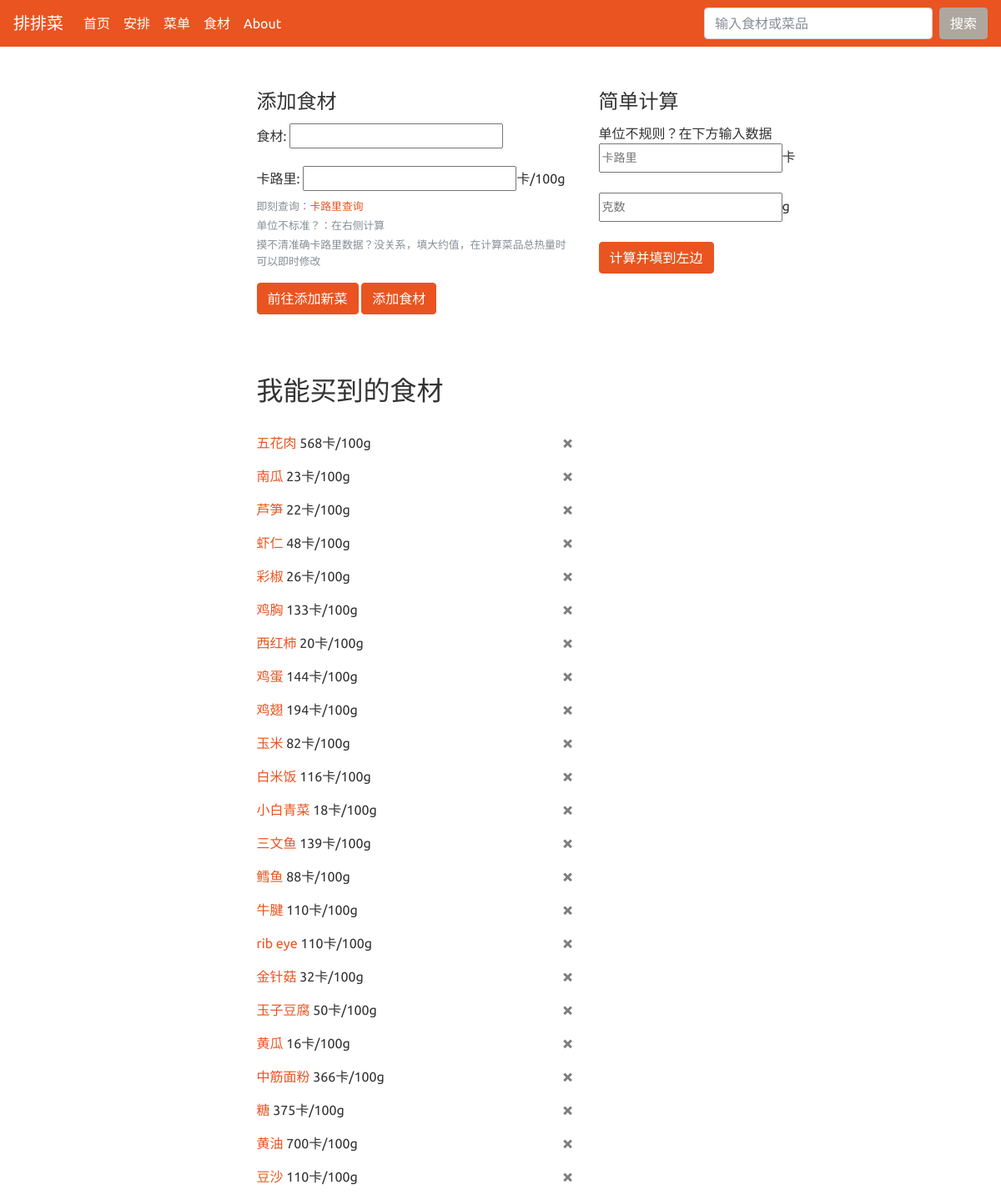
Page /ingredient/ on the earlier database version.
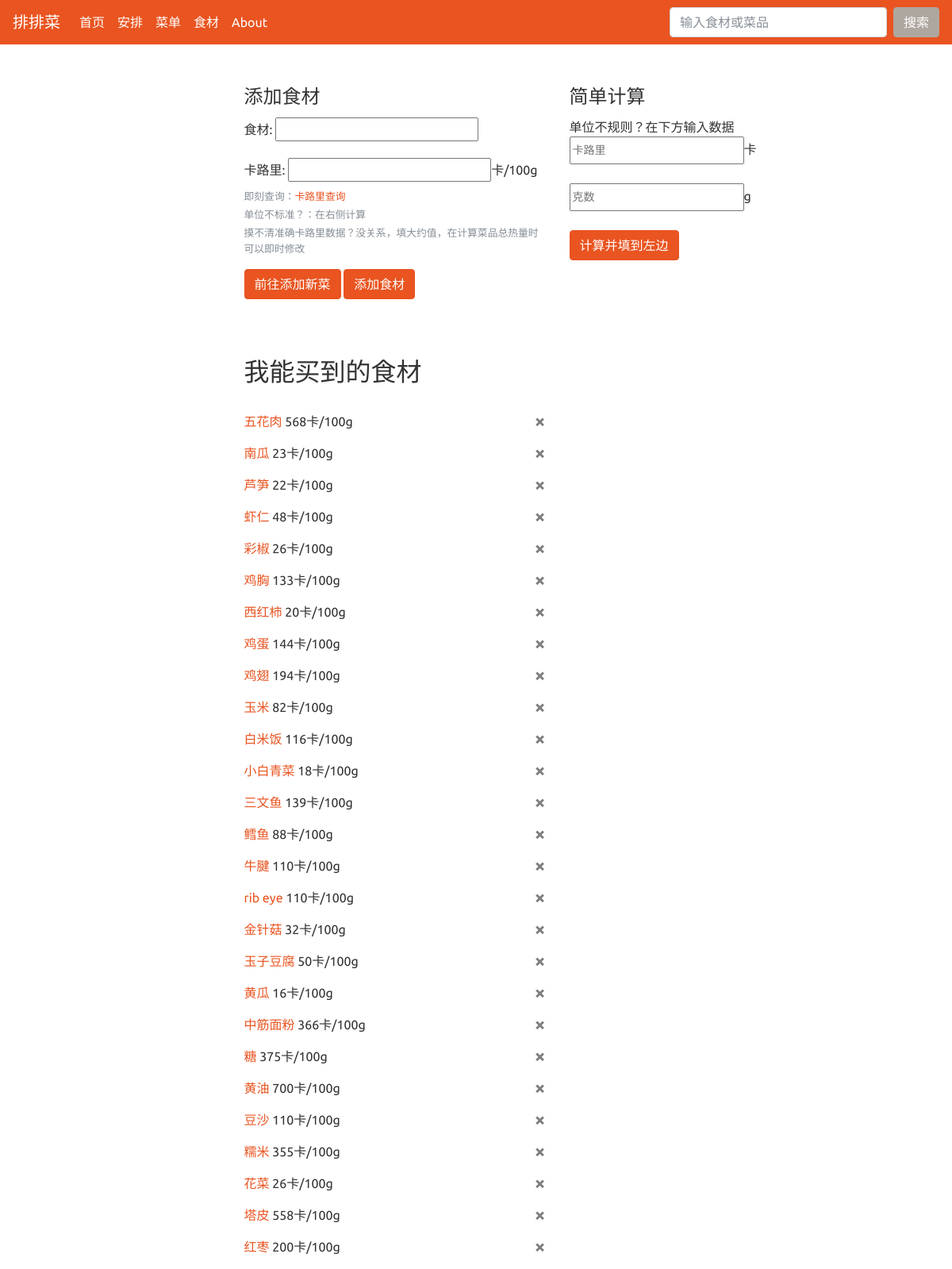
Same page on the later database version.
### AutoGener/models.py (models this page shows, shortened)
class CanGet(models.Model):
    name = models.CharField(max_length=10)
    cal = models.PositiveIntegerField()

### AutoGener/views.py (the view, shortened to what this page needs)
# urls.py: path('ingredient/', views.get_ingredient, name='ingredient')
def get_ingredient(request):
    form = IngredientForm(auto_id="ingre_%s")
    ingredientlist = CanGet.objects.all()
    duplicate = ''
    context = {'ingredientlist': ingredientlist, 'form': form, 'duplicate': duplicate}
    return render(request, 'AutoGener/ingredientform.html', context)

### AutoGener/forms.py
class IngredientForm(forms.ModelForm):
    name = forms.CharField(max_length=10)
    cal = forms.NumberInput()
    class Meta:
        model = CanGet
        fields = ['name', 'cal']
        labels = {
            'name': '食材'
        }

### templates/AutoGener/ingredientform.html (shortened to what this page needs)
{% extends 'AutoGener/base.html' %}
{% block main %}
<div class = "dishBlock">
  <form action="/ingredient/" method="post">
    <fieldset>
      <legend>添加食材</legend>
      <div class="form-group">
        <label for="exampleInputPassword1">食材:</label>
        {{ form.name }}
      </div>
      <div class="form-group">
        <label for="exampleInputPassword1">卡路里:</label>
        {{ form.cal }}卡/100g
        <small id="fileHelp" class="form-text text-muted">即刻查询：<a href="http://www.boohee.com/food/" target="_blank">卡路里查询</a></small>
        <small id="fileHelp" class="form-text text-muted">单位不标准？：在右侧计算</small>
        <small id="fileHelp" class="form-text text-muted">摸不清准确卡路里数据？没关系，填大约值，在计算菜品总热量时可以即时修改</small>
      </div>
      <a class="btn btn-primary" target="_blank" href="{% url 'AutoGener:dish' %}" >前往添加新菜</a>
      <button type="submit" class="btn btn-primary">添加食材</button>
    </fieldset>
  </form>
</div>
<br>
<br>
<br>
<div>
  <div>
  <h2>我能买到的食材</h2>
  <br>
  {% for ingre in ingredientlist %}
        <p> <a href="{% url 'AutoGener:dish_detail' ingre.name %}">{{ ingre.name }}</a> {{ ingre.cal }}卡/100g
          <a class="close" href="{% url 'AutoGener:ingre_delete' ingre.name %}" >&times;</a>
        </p>
  {% empty %}
    <div><p>还没有食材哦！</p></div>
  {% endfor %}
    </div>
</div>
{% endblock %}
{% block side %}
  <div>
  <legend>简单计算</legend>
    <p>单位不规则？在下方输入数据
    <br>
    <input id="calo" class="col-form-label col-form-label-sm" placeholder="卡路里" />卡
    <br>
    <br>
    <input id="weight" class="col-form-label col-form-label-sm" placeholder="克数" />g
    <br>
    <br>
    <button class="btn btn-primary" id="calculate" >计算并填到左边</button>
  </div>
{% endblock %}

### templates/AutoGener/base.html (shortened to what this page needs)
{% load static %}
<!DOCTYPE html>
<html lang="en">
<head>
    <link rel="stylesheet" href="{% static 'AutoGener/css/bootstrap.css' %}" />
</head>
<body>
<nav class="navbar navbar-expand-lg navbar-dark bg-primary">
  <a class="navbar-brand" href="{% url 'AutoGener:index' %}">排排菜</a>
  <div class="collapse navbar-collapse" id="navbarColor01">
    <ul class="navbar-nav mr-auto">
      <li class="nav-item active">
        <a class="nav-link" href="{% url 'AutoGener:index' %}">首页 <span class="sr-only">(current)</span></a>
      </li>
      <li class="nav-item active">
        <a class="nav-link" href="{% url 'AutoGener:schedule' %}">安排</a>
      </li>
            <li class="nav-item active">
        <a class="nav-link" href="{% url 'AutoGener:dish' %}">菜单</a>
      </li>
      <li class="nav-item active">
        <a class="nav-link" href="{% url 'AutoGener:ingredient' %}">食材</a>
      </li>
      <li class="nav-item active">
        <a class="nav-link" href="#">About</a>
      </li>
    </ul>
      <form class="form-inline my-2 my-lg-0" method="POST" action="{% url 'AutoGener:dish' %}">
      <input class="form-control mr-sm-2" type="text" placeholder="输入食材或菜品" name="dish_wanted">
      {% if dish.name %}
        <a href="{% url 'AutoGener:dish' %}" class="btn btn-secondary my-2 my-sm-0">返回</a>
      {% else %}
        <button class="btn btn-secondary my-2 my-sm-0" type="submit">搜索</button>
      {% endif %}
    </form>
  </div>
</nav>
<br>
<br>
<div class = "row">
  <div class="col-md-3">
  </div>
<div class="col-md-4">
  {% block main %}
  {% endblock %}
</div>
<div class="col-md-4">
    {% block side %}
    {% endblock %}
</div>
</div>
</body>
</html>

### templates/AutoGener/base.html (style rules this page uses)
ul { list-style-type: none; }

Differences in the rows shown:
added CanGet: name "糯米", cal "355"
added CanGet: name "花菜", cal "26"
added CanGet: name "塔皮", cal "558"
added CanGet: name "红枣", cal "200"
